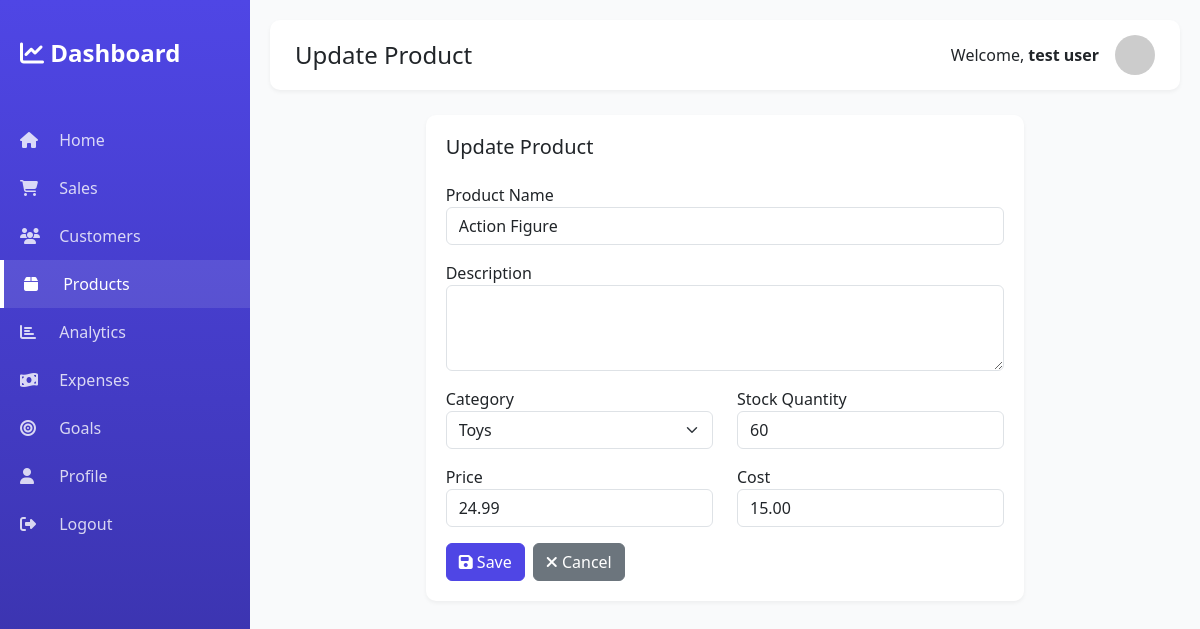
Screenshot of /products/7/update/ (signed in) with the database file from the repository.
### dashboard/models.py (models this page shows, shortened)
class Product(models.Model):
    name = models.CharField(max_length=200)
    description = models.TextField(blank=True)
    category = models.ForeignKey(Category, on_delete=models.SET_NULL, null=True, related_name='products')
    price = models.DecimalField(max_digits=10, decimal_places=2, validators=[MinValueValidator(Decimal('0.01'))])
    cost = models.DecimalField(max_digits=10, decimal_places=2, validators=[MinValueValidator(Decimal('0.00'))])
    stock_quantity = models.IntegerField(default=0, validators=[MinValueValidator(0)])
    user = models.ForeignKey(User, on_delete=models.CASCADE, related_name='products')
    created_at = models.DateTimeField(auto_now_add=True)
    updated_at = models.DateTimeField(auto_now=True)
    class Meta:
        ordering = ['-created_at']

### dashboard/views.py (the view)
# urls.py: path('products/<int:pk>/update/', views.product_update, name='product_update'),
@login_required
def product_update(request, pk):
    product = get_object_or_404(Product, pk=pk, user=request.user)
    if request.method == 'POST':
        form = ProductForm(request.POST, instance=product, user=request.user)
        if form.is_valid():
            form.save()
            messages.success(request, 'Product updated successfully!')
            return redirect('dashboard:products_list')
    else:
        form = ProductForm(instance=product, user=request.user)
    return render(request, 'dashboard/product_form.html', {'form': form, 'action': 'Update'})

### dashboard/forms.py
class ProductForm(forms.ModelForm):
    class Meta:
        model = Product
        fields = ['name', 'description', 'category', 'price', 'cost', 'stock_quantity']
        widgets = {
            'name': forms.TextInput(attrs={'class': 'form-control'}),
            'description': forms.Textarea(attrs={'class': 'form-control', 'rows': 3}),
            'category': forms.Select(attrs={'class': 'form-select'}),
            'price': forms.NumberInput(attrs={'class': 'form-control', 'step': '0.01'}),
            'cost': forms.NumberInput(attrs={'class': 'form-control', 'step': '0.01'}),
            'stock_quantity': forms.NumberInput(attrs={'class': 'form-control'}),
        }
    def __init__(self, *args, **kwargs):
        user = kwargs.pop('user', None)
        super(ProductForm, self).__init__(*args, **kwargs)
        if user:
            self.fields['category'].queryset = Category.objects.filter(user=user)

### dashboard/models.py (called while the page is built)
    def __str__(self):
        return self.name

### templates/dashboard/product_form.html (shortened to what this page needs)
{% extends 'base.html' %}
{% block page_title %}{{ action }} Product{% endblock %}
{% block content %}
<div class="row justify-content-center">
    <div class="col-md-8">
        <div class="stat-card">
            <h5 class="mb-4">{{ action }} Product</h5>
            <form method="post">
                <div class="mb-3">
                    <label>Product Name</label>
                    {{ form.name }}
                </div>
                <div class="mb-3">
                    <label>Description</label>
                    {{ form.description }}
                </div>
                <div class="row">
                    <div class="col-md-6 mb-3">
                        <label>Category</label>
                        {{ form.category }}
                    </div>
                    <div class="col-md-6 mb-3">
                        <label>Stock Quantity</label>
                        {{ form.stock_quantity }}
                    </div>
                </div>
                <div class="row">
                    <div class="col-md-6 mb-3">
                        <label>Price</label>
                        {{ form.price }}
                    </div>
                    <div class="col-md-6 mb-3">
                        <label>Cost</label>
                        {{ form.cost }}
                    </div>
                </div>
                <div class="d-flex gap-2">
                    <button type="submit" class="btn btn-primary">
                        <i class="fas fa-save"></i> Save
                    </button>
                    <a href="{% url 'dashboard:products_list' %}" class="btn btn-secondary">
                        <i class="fas fa-times"></i> Cancel
                    </a>
                </div>
            </form>
        </div>
    </div>
</div>
{% endblock %}

### templates/base.html (shortened to what this page needs)
<!DOCTYPE html>
{% load static %}
<html lang="en">
<head>
    <link href="https://cdn.jsdelivr.net/npm/bootstrap@5.3.0/dist/css/bootstrap.min.css" rel="stylesheet">
    <link rel="stylesheet" href="https://cdnjs.cloudflare.com/ajax/libs/font-awesome/6.4.0/css/all.min.css">
    <link rel="stylesheet" href="{% static 'css/dashboard.css' %}">
</head>
<body>
    {% if user.is_authenticated %}
    <div class="sidebar">
        <a href="{% url 'dashboard:home' %}" class="sidebar-brand">
            <i class="fas fa-chart-line"></i> Dashboard
        </a>
        <ul class="sidebar-menu">
            <li>
                <a href="{% url 'dashboard:home' %}" class="{% if request.resolver_match.url_name == 'home' %}active{% endif %}">
                    <i class="fas fa-home"></i> Home
                </a>
            </li>
            <li>
                <a href="{% url 'dashboard:sales_list' %}" class="{% if 'sales' in request.path %}active{% endif %}">
                    <i class="fas fa-shopping-cart"></i> Sales
                </a>
            </li>
            <li>
                <a href="{% url 'dashboard:customers_list' %}" class="{% if 'customers' in request.path %}active{% endif %}">
                    <i class="fas fa-users"></i> Customers
                </a>
            </li>
            <li>
                <a href="{% url 'dashboard:products_list' %}" class="{% if 'products' in request.path %}active{% endif %}">
                    <i class="fas fa-box"></i> Products
                </a>
            </li>
            <li>
                <a href="{% url 'dashboard:analytics' %}" class="{% if 'analytics' in request.path %}active{% endif %}">
                    <i class="fas fa-chart-bar"></i> Analytics
                </a>
            </li>
            <li>
                <a href="{% url 'dashboard:expenses_list' %}" class="{% if 'expenses' in request.path %}active{% endif %}">
                    <i class="fas fa-money-bill-wave"></i> Expenses
                </a>
            </li>
            <li>
                <a href="{% url 'dashboard:goals_list' %}" class="{% if 'goals' in request.path %}active{% endif %}">
                    <i class="fas fa-bullseye"></i> Goals
                </a>
            </li>
            <li>
                <a href="{% url 'accounts:profile' %}" class="{% if 'profile' in request.path %}active{% endif %}">
                    <i class="fas fa-user"></i> Profile
                </a>
            </li>
            <li>
                <a href="{% url 'accounts:logout' %}">
                    <i class="fas fa-sign-out-alt"></i> Logout
                </a>
            </li>
        </ul>
    </div>
    <div class="main-content">
        <div class="top-navbar d-flex justify-content-between align-items-center">
            <div>
                <h4 class="mb-0">{% block page_title %}Dashboard{% endblock %}</h4>
            </div>
            <div class="d-flex align-items-center">
                <span class="me-3">Welcome, <strong>{{ user.get_full_name|default:user.username }}</strong></span>
                <img src="https://ui-avatars.com/api/?name={{ user.get_full_name|default:user.username }}&background=4F46E5&color=fff"
                     alt="Avatar" class="rounded-circle" width="40" height="40">
            </div>
        </div>
        {% block content %}{% endblock %}
    </div>
    {% endif %}
</body>
</html>

### static/css/dashboard.css (style rules this page uses)
:root { --primary-color: #4F46E5; --secondary-color: #10B981; --danger-color: #EF4444; --warning-color: #F59E0B; --dark-color: #1F2937; --light-bg: #F9FAFB; }
body { background-color: var(--light-bg); font-family: 'Segoe UI', Tahoma, Geneva, Verdana, sans-serif; }
.sidebar { min-height: 100vh; background: linear-gradient(180deg, var(--primary-color) 0%, #3730A3 100%); color: white; position: fixed; top: 0; left: 0; width: 250px; padding: 20px 0; z-index: 1000; }
.sidebar-brand { padding: 15px 20px; font-size: 24px; font-weight: bold; color: white; text-decoration: none; display: block; }
.sidebar-menu { list-style: none; padding: 0; margin: 30px 0; }
.sidebar-menu li a { display: block; padding: 12px 20px; color: rgba(255, 255, 255, 0.8); text-decoration: none; transition: all 0.3s; }
.sidebar-menu li a:hover, .sidebar-menu li a.active { background-color: rgba(255, 255, 255, 0.1); color: white; border-left: 4px solid white; }
.sidebar-menu li a i { width: 25px; margin-right: 10px; }
.main-content { margin-left: 250px; padding: 20px; }
.top-navbar { background: white; padding: 15px 25px; margin-bottom: 25px; border-radius: 10px; box-shadow: 0 2px 4px rgba(0,0,0,0.05); }
.stat-card { background: white; border-radius: 10px; padding: 20px; margin-bottom: 20px; box-shadow: 0 2px 4px rgba(0,0,0,0.05); transition: transform 0.3s; }
.btn-primary { background-color: var(--primary-color); border-color: var(--primary-color); }

### rows the page displays
Product: name "Action Figure", category "Toys", stock_quantity "60", price "24.99", cost "15.00"

### other values shown
{{ action }} "Update"
{{ user.get_full_name|default:user.username }} "test user"
